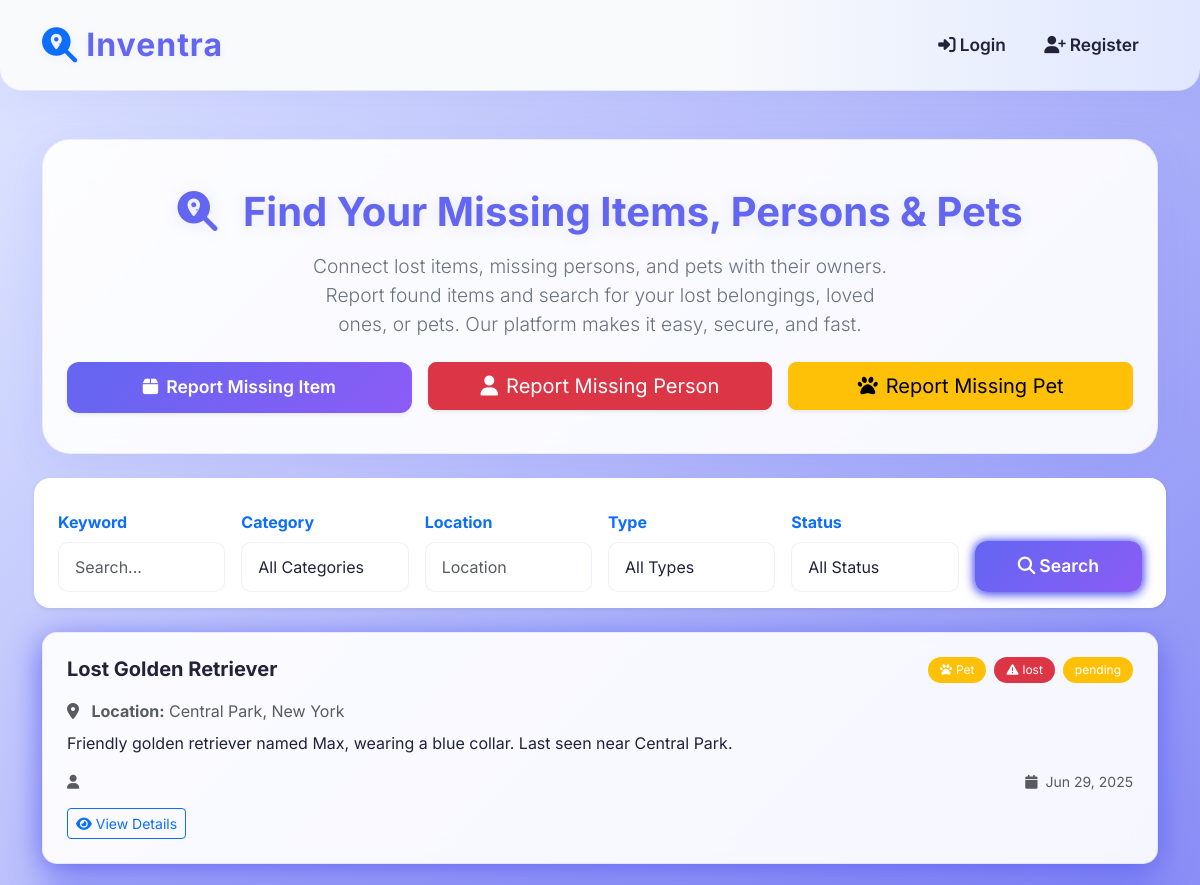
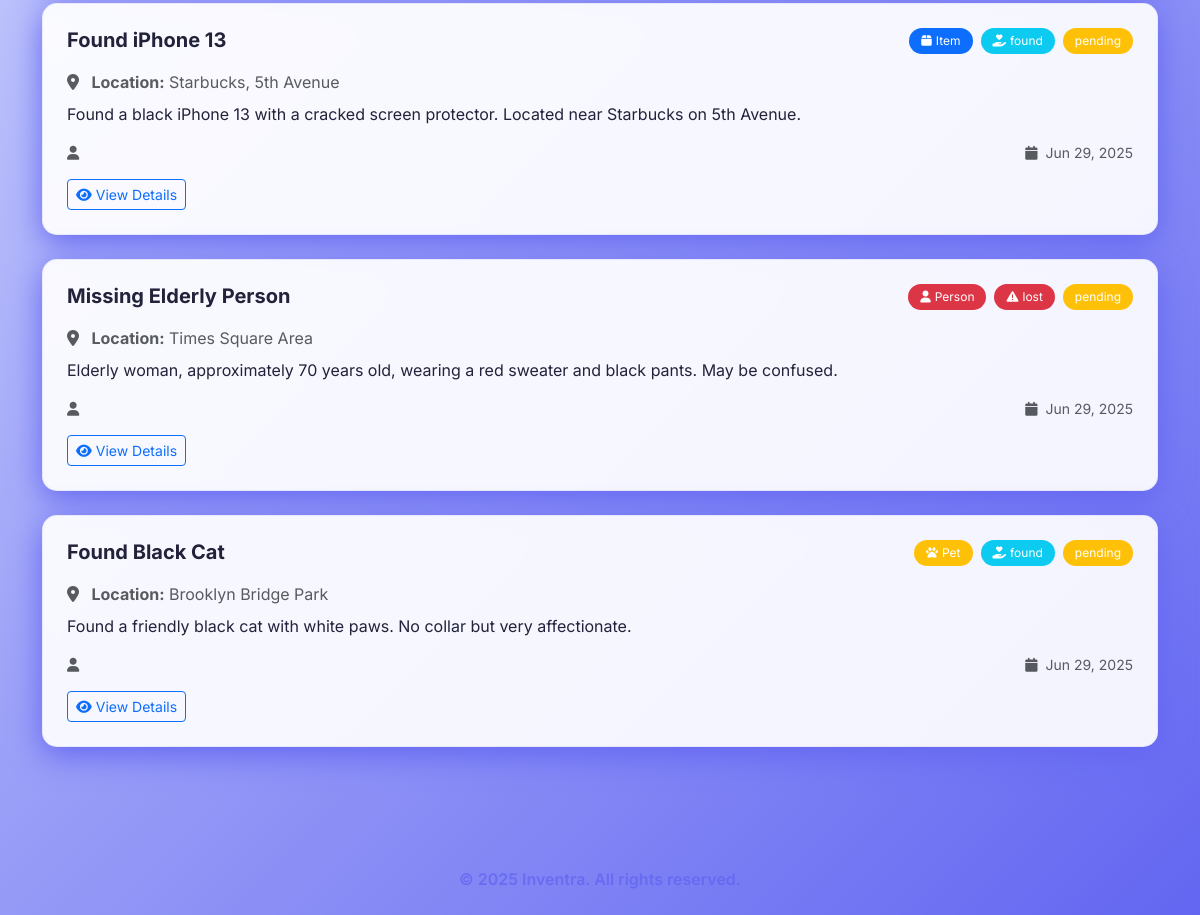
The page / on the database its author committed (2 pictures, top to bottom).
### tables this page shows
CREATE TABLE reports (
    id INT AUTO_INCREMENT PRIMARY KEY,
    title VARCHAR(255) NOT NULL,
    type ENUM('lost', 'found') NOT NULL,
    category ENUM('item', 'person', 'pet') NOT NULL DEFAULT 'item',
    description TEXT NOT NULL,
    location VARCHAR(255) NOT NULL,
    latitude DECIMAL(10, 8) DEFAULT NULL,
    longitude DECIMAL(11, 8) DEFAULT NULL,
    contact_info TEXT,
    photo VARCHAR(255) DEFAULT NULL,
    status ENUM('pending', 'returned') DEFAULT 'pending',
    reported_by INT,
    created_at TIMESTAMP DEFAULT CURRENT_TIMESTAMP,
    FOREIGN KEY (reported_by) REFERENCES users(id) ON DELETE SET NULL
);

### index.php (the view, shortened to what this page needs)
<?php
require __DIR__ . '/includes/security.php';
require __DIR__ . '/includes/db.php';
$profile_photo = null;
?>
<!DOCTYPE html>
<html lang="en">
<head>
    <link href="https://cdn.jsdelivr.net/npm/bootstrap@5.3.0/dist/css/bootstrap.min.css" rel="stylesheet">
    <link href="https://cdnjs.cloudflare.com/ajax/libs/font-awesome/6.4.0/css/all.min.css" rel="stylesheet">
</head>
<body>
    <nav class="navbar navbar-expand-lg navbar-light sticky-top">
        <div class="container">
            <a class="navbar-brand fw-bold" href="index.php">
                <i class="fas fa-search-location text-primary me-2"></i>
                Inventra
            </a>
            <div class="navbar-nav ms-auto">
                <?php if (isset($_SESSION['user_id'])): ?>
                    <div class="nav-item dropdown">
                        <a class="nav-link dropdown-toggle d-flex align-items-center" href="#" id="profileDropdown" role="button" data-bs-toggle="dropdown" aria-expanded="false">
                            <span class="rounded-circle bg-primary text-white d-flex justify-content-center align-items-center me-2" style="width: 36px; height: 36px; font-size: 1.2rem; font-weight: 600; overflow: hidden;">
                                <?php if (!empty($profile_photo)): ?>
                                    <img src="<?= htmlspecialchars($profile_photo) ?>" alt="Profile" style="width:100%;height:100%;object-fit:cover;object-position:center;border-radius:50%;">
                                <?php else: ?>
                                    <?php echo strtoupper(substr(trim($_SESSION['name']), 0, 1)); ?>
                                <?php endif; ?>
                            </span>
                        </a>
                        <ul class="dropdown-menu dropdown-menu-end" aria-labelledby="profileDropdown">
                            <li><a class="dropdown-item" href="edit_profile.php"><i class="fas fa-user-edit me-2"></i>Edit Profile</a></li>
                            <?php if (isset($_SESSION['is_admin']) && $_SESSION['is_admin'] == 1): ?>
                            <li><a class="dropdown-item" href="admin/dashboard.php"><i class="fas fa-cog me-2"></i>Admin Panel</a></li>
                            <?php endif; ?>
                            <li><hr class="dropdown-divider"></li>
                            <li><a class="dropdown-item" href="logout.php"><i class="fas fa-sign-out-alt me-2"></i>Logout</a></li>
                        </ul>
                    </div>
                <?php else: ?>
                    <a class="nav-link" href="login.php">
                        <i class="fas fa-sign-in-alt me-1"></i>Login
                    </a>
                    <a class="nav-link" href="register.php">
                        <i class="fas fa-user-plus me-1"></i>Register
                    </a>
                <?php endif; ?>
            </div>
        </div>
    </nav>
    <div class="container py-4">
        <div class="hero-section">
            <h1 class="display-4 fw-bold mb-3">
                <i class="fas fa-search-location me-3"></i>
                Find Your Missing Items, Persons & Pets
            </h1>
            <p class="lead mb-4">Connect lost items, missing persons, and pets with their owners. Report found items and search for your lost belongings, loved ones, or pets. Our platform makes it easy, secure, and fast.</p>
            <div class="row g-3 justify-content-center">
                <div class="col-md-4">
                    <a href="report_item.php" class="btn btn-primary btn-lg w-100 shadow-sm">
                        <i class="fas fa-box me-2"></i>Report Missing Item
                    </a>
                </div>
                <div class="col-md-4">
                    <a href="report_person.php" class="btn btn-danger btn-lg w-100 shadow-sm">
                        <i class="fas fa-user me-2"></i>Report Missing Person
                    </a>
                </div>
                <div class="col-md-4">
                    <a href="report_pet.php" class="btn btn-warning btn-lg w-100 shadow-sm">
                        <i class="fas fa-paw me-2"></i>Report Missing Pet
                    </a>
                </div>
            </div>
        </div>
        <form id="filterForm" class="row g-3 align-items-end mb-4 bg-white rounded-4 shadow-sm p-3" style="backdrop-filter:blur(8px);">
            <div class="col-md-2">
                <label class="form-label fw-bold text-primary">Keyword</label>
                <input type="text" class="form-control" name="keyword" placeholder="Search...">
            </div>
            <div class="col-md-2">
                <label class="form-label fw-bold text-primary">Category</label>
                <select name="category" class="form-select">
                    <option value="">All Categories</option>
                </select>
            </div>
            <div class="col-md-2">
                <label class="form-label fw-bold text-primary">Location</label>
                <input type="text" class="form-control" name="location" placeholder="Location">
            </div>
            <div class="col-md-2">
                <label class="form-label fw-bold text-primary">Type</label>
                <select name="type" class="form-select">
                    <option value="">All Types</option>
                </select>
            </div>
            <div class="col-md-2">
                <label class="form-label fw-bold text-primary">Status</label>
                <select name="status" class="form-select">
                    <option value="">All Status</option>
                </select>
            </div>
            <div class="col-md-2">
                <button type="submit" class="btn btn-primary w-100">
                    <i class="fas fa-search me-1"></i>Search
                </button>
            </div>
        </form>
        <div class="row" id="itemsGrid">
        <?php
        $where = "WHERE 1=1";
        $params = [];
        $types = [];
        $query = "SELECT r.*, u.name as reporter_name,
                         (SELECT rm.file_path FROM report_media rm WHERE rm.report_id = r.id ORDER BY rm.is_primary DESC, rm.created_at ASC LIMIT 1) as first_media,
                         (SELECT rm.file_type FROM report_media rm WHERE rm.report_id = r.id ORDER BY rm.is_primary DESC, rm.created_at ASC LIMIT 1) as first_media_type
                  FROM reports r
                  LEFT JOIN users u ON r.reported_by = u.id
                  $where ORDER BY r.created_at DESC";
        if (!empty($params)) {
            $stmt = $conn->prepare($query);
            $stmt->bind_param(implode('', $types), ...$params);
            $stmt->execute();
            $result = $stmt->get_result();
        } else {
            $result = $conn->query($query);
        }
        if ($result->num_rows > 0) {
            while ($row = $result->fetch_assoc()) {
                $status_color = $row['status'] === 'returned' ? 'success' : 'warning';
                $type_color = $row['type'] === 'lost' ? 'danger' : 'info';
                $type_icon = $row['type'] === 'lost' ? 'fa-exclamation-triangle' : 'fa-hand-holding-heart';
                $category_icon = 'fa-box';
                $category_color = 'primary';
                $category_text = 'Item';
                if ($row['category'] === 'person') {
                    $category_icon = 'fa-user';
                    $category_color = 'danger';
                    $category_text = 'Person';
                } elseif ($row['category'] === 'pet') {
                    $category_icon = 'fa-paw';
                    $category_color = 'warning';
                    $category_text = 'Pet';
                }
                $mediaDisplay = '';
                echo "
                <div class='col-12 mb-4'>
                    <div class='item-card'>
                        <div class='row g-0'>
                            " . (!empty($row['first_media']) ? "
                                {$mediaDisplay}
                            " : "
                            <div class='col-12'>
                            ") . "
                                <div class='card-body p-4'>
                                    <div class='d-flex justify-content-between align-items-start mb-3'>
                                        <h5 class='card-title fw-bold mb-0'>{$row['title']}</h5>
                                        <div class='d-flex gap-2'>
                                            <span class='status-badge bg-{$category_color} text-white'>
                                                <i class='fas {$category_icon} me-1'></i>{$category_text}
                                            </span>
                                            <span class='status-badge bg-{$type_color} text-white'>
                                                <i class='fas {$type_icon} me-1'></i>{$row['type']}
                                            </span>
                                            <span class='status-badge bg-{$status_color} text-white'>
                                                {$row['status']}
                                            </span>
                                        </div>
                                    </div>
                                    <div class='mb-3'>
                                        <p class='text-muted mb-2'>
                                            <i class='fas fa-map-marker-alt me-2'></i>
                                            <strong>Location:</strong> {$row['location']}
                                        </p>
                                        <p class='card-text'>" . substr($row['description'], 0, 200) . (strlen($row['description']) > 200 ? '...' : '') . "</p>
                                    </div>
                                    <div class='d-flex justify-content-between align-items-center'>
                                        <small class='text-muted'>
                                            <i class='fas fa-user me-1'></i>
                                            {$row['reporter_name']}
                                        </small>
                                        <small class='text-muted'>
                                            <i class='fas fa-calendar me-1'></i>
                                            " . date('M j, Y', strtotime($row['created_at'])) . "
                                        </small>
                                    </div>
                                    <div class='mt-3'>
                                        <a href='view.php?id={$row['id']}' class='btn btn-outline-primary btn-sm'>
                                            <i class='fas fa-eye me-1'></i>View Details
                                        </a>
                                    </div>
                                </div>
                            </div>
                        </div>
                    </div>
                </div>
                ";
            }
        }
        ?>
        </div>
    </div>
    <footer class="text-center py-4 mt-5" style="color:#6366f1;font-weight:600;opacity:0.8;">
        &copy; <?= date('Y') ?> Inventra. All rights reserved.
    </footer>
</body>
</html>

### index.php (style rules this page uses)
:root { --primary-color: #6366f1; --secondary-color: #8b5cf6; --success-color: #10b981; --warning-color: #f59e0b; --danger-color: #ef4444; --dark-color: #1f2937; --light-color: #f8fafc; --surface: #fff; --surface-glass: rgba(255,255,255,0.92); --text-main: #22223b; --text-muted: #6b7280; --navbar-bg: linear-gradient(90deg, #f8fafc 60%, #e0e7ff 100%); --shadow: 0 8px 40px rgba(99,102,241,0.10); }
body { font-family: 'Inter', sans-serif; background: linear-gradient(135deg, #e0e7ff 0%, #6366f1 100%); min-height: 100vh; color: var(--text-main); transition: background 0.3s, color 0.3s; }
.navbar { background: var(--navbar-bg); backdrop-filter: blur(12px); border-bottom: 1.5px solid rgba(99, 102, 241, 0.13); box-shadow: var(--shadow); border-radius: 0 0 22px 22px; padding-top: 1rem; padding-bottom: 1rem; margin-bottom: 1.5rem; position: sticky; top: 0; z-index: 1050; animation: navbarFadeIn 0.7s cubic-bezier(.4,0,.2,1); }
.navbar .navbar-brand { font-size: 2rem; letter-spacing: 1px; color: var(--primary-color) !important; display: flex; align-items: center; font-weight: 800; transition: color 0.2s, text-shadow 0.2s; text-shadow: 0 2px 8px rgba(99,102,241,0.07); }
.navbar .navbar-brand i { font-size: 2.2rem; margin-right: 0.5rem; }
.navbar-nav { align-items: center; }
.navbar-nav .nav-link { color: var(--text-main) !important; font-weight: 600; border-radius: 12px; margin-left: 0.7rem; margin-right: 0.7rem; transition: background 0.2s, color 0.2s, box-shadow 0.2s; padding: 0.6rem 1.2rem; font-size: 1.08rem; }
.hero-section { background: var(--surface-glass); backdrop-filter: blur(16px); border-radius: 28px; margin-bottom: 2.5rem; padding: 3rem 1.5rem 2.5rem 1.5rem; box-shadow: var(--shadow); text-align: center; border: 1.5px solid rgba(99,102,241,0.10); }
.hero-section h1 { color: var(--primary-color); font-weight: 800; font-size: 2.5rem; text-shadow: 0 2px 16px rgba(99,102,241,0.13); }
.hero-section p { color: var(--text-muted); font-size: 1.2rem; max-width: 600px; margin: 0 auto 2rem auto; }
.btn-primary { background: linear-gradient(135deg, var(--primary-color), var(--secondary-color)); border: none; border-radius: 12px; padding: 0.75rem 2rem; font-weight: 600; font-size: 1.1rem; transition: all 0.3s ease; box-shadow: 0 2px 12px var(--primary-color), 0 0 8px var(--primary-color); }
.item-card { background: var(--surface-glass); backdrop-filter: blur(10px); border-radius: 15px; border: 1px solid rgba(99,102,241,0.10); box-shadow: 0 8px 32px var(--primary-color, rgba(99,102,241,0.10)); transition: background 0.3s, border 0.3s; overflow: hidden; }
.status-badge { font-size: 0.75rem; padding: 0.25rem 0.75rem; border-radius: 20px; }
.form-control, .form-select { border-radius: 10px; border: 1.5px solid rgba(99,102,241,0.10); padding: 0.75rem 1rem; background: var(--surface); color: var(--text-main); transition: background 0.3s, color 0.3s, border 0.3s; }
.fa-search-location { animation: cocSearch 2s ease-in-out infinite; position: relative; }
.fa-search-location::before { animation: radarPulse 2s ease-in-out infinite; }
.fa-search-location::after { content: ''; position: absolute; top: 50%; left: 50%; width: 0; height: 0; border: 2px solid transparent; border-top: 2px solid rgba(99, 102, 241, 0.6); border-radius: 50%; transform: translate(-50%, -50%) rotate(0deg); animation: scanningBeam 2s linear infinite; }
.item-card:not(:has(.card-media-container)) .card-body { border-radius: 15px; }
.item-card .row { margin: 0; }

### rows shown on the page
reports: title "Lost Golden Retriever", category "Pet", type "lost", status "pending", location "Central Park, New York", description "Friendly golden retriever named Max, wearing a blue collar. Last seen near Central Park.", created_at "Jun 29, 2025"
reports: title "Found iPhone 13", category_text "Item", type "found", status "pending", location "Starbucks, 5th Avenue", description "Found a black iPhone 13 with a cracked screen protector. Located near Starbucks on 5th Avenue.", created_at "Jun 29, 2025"
reports: title "Missing Elderly Person", category "Person", type "lost", status "pending", location "Times Square Area", description "Elderly woman, approximately 70 years old, wearing a red sweater and black pants. May be confused.", created_at "Jun 29, 2025"
reports: title "Found Black Cat", category "Pet", type "found", status "pending", location "Brooklyn Bridge Park", description "Found a friendly black cat with white paws. No collar but very affectionate.", created_at "Jun 29, 2025"
